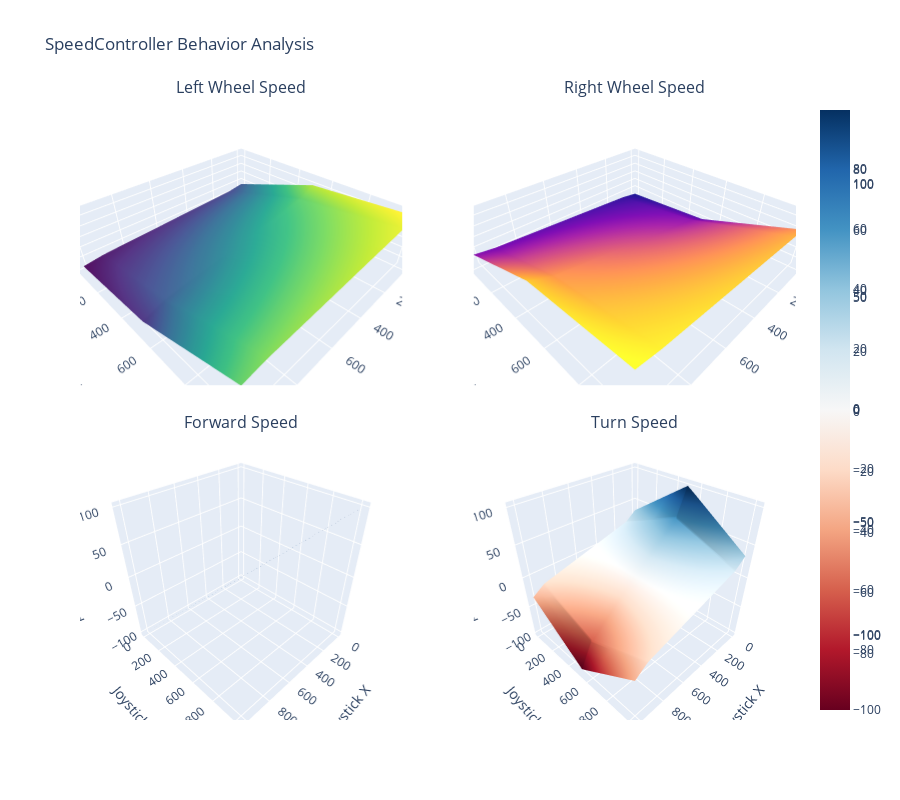

The cell this chart's notebook holds for it:
### Code cell
# Create 3D surface plots using Plotly
fig = make_subplots(
    rows=2, cols=2,
    specs=[[{'type': 'surface'}, {'type': 'surface'}],
           [{'type': 'surface'}, {'type': 'surface'}]],
    subplot_titles=('Left Wheel Speed', 'Right Wheel Speed', 'Forward Speed', 'Turn Speed'),
    vertical_spacing=0.08
)

# Left wheel speed surface
fig.add_trace(
    go.Surface(z=lw_speed_pivot.values, x=x_vals, y=y_vals, colorscale='Viridis', name='Left Wheel'),
    row=1, col=1
)

# Right wheel speed surface
fig.add_trace(
    go.Surface(z=rw_speed_pivot.values, x=x_vals, y=y_vals, colorscale='Plasma', name='Right Wheel'),
    row=1, col=2
)

# Forward speed surface
fig.add_trace(
    go.Surface(z=forward_speed_pivot.values, x=x_vals, y=y_vals, colorscale='Blues', name='Forward'),
    row=2, col=1
)

# Turn speed surface
fig.add_trace(
    go.Surface(z=turn_speed_pivot.values, x=x_vals, y=y_vals, colorscale='RdBu', name='Turn'),
    row=2, col=2
)

fig.update_layout(
    title='SpeedController Behavior Analysis',
    height=800,
    showlegend=False
)

# Update axis labels
for i in range(1, 3):
    for j in range(1, 3):
        fig.update_scenes(
            xaxis_title='Joystick X',
            yaxis_title='Joystick Y',
            zaxis_title='Speed',
            row=i, col=j
        )

fig.show()

### Figure 1 — Plotly figure (JSON) as saved in the notebook; plotly's stock layout.template omitted (floating-point values rounded to 4 significant figures; data arrays with more than 128 entries replaced by an {"elided": "..."} marker saying what was removed)
{"data": [{"colorscale": [[0, "#440154"], [0.1111, "#482878"], [0.2222, "#3e4989"], [0.3333, "#31688e"], [0.4444, "#26828e"], [0.5556, "#1f9e89"], [0.6667, "#35b779"], [0.7778, "#6ece58"], [0.8889, "#b5de2b"], [1, "#fde725"]], "name": "Left Wheel", "scene": "scene", "type": "surface", "x": [0, 51, 102, 153, 204, 255, 306, 357, 408, 459, 510, 561, 612, 663, 714, 765, 816, 867, 918, 969, 1020], "y": [0, 51, 102, 153, 204, 255, 306, 357, 408, 459, 510, 561, 612, 663, 714, 765, 816, 867, 918, 969, 1020], "z": {"elided": "21x21 float values"}}, {"colorscale": [[0, "#0d0887"], [0.1111, "#46039f"], [0.2222, "#7201a8"], [0.3333, "#9c179e"], [0.4444, "#bd3786"], [0.5556, "#d8576b"], [0.6667, "#ed7953"], [0.7778, "#fb9f3a"], [0.8889, "#fdca26"], [1, "#f0f921"]], "name": "Right Wheel", "scene": "scene2", "type": "surface", "x": [0, 51, 102, 153, 204, 255, 306, 357, 408, 459, 510, 561, 612, 663, 714, 765, 816, 867, 918, 969, 1020], "y": [0, 51, 102, 153, 204, 255, 306, 357, 408, 459, 510, 561, 612, 663, 714, 765, 816, 867, 918, 969, 1020], "z": {"elided": "21x21 float values"}}, {"colorscale": [[0, "rgb(247,251,255)"], [0.125, "rgb(222,235,247)"], [0.25, "rgb(198,219,239)"], [0.375, "rgb(158,202,225)"], [0.5, "rgb(107,174,214)"], [0.625, "rgb(66,146,198)"], [0.75, "rgb(33,113,181)"], [0.875, "rgb(8,81,156)"], [1, "rgb(8,48,107)"]], "name": "Forward", "scene": "scene3", "type": "surface", "x": [0, 51, 102, 153, 204, 255, 306, 357, 408, 459, 510, 561, 612, 663, 714, 765, 816, 867, 918, 969, 1020], "y": [0, 51, 102, 153, 204, 255, 306, 357, 408, 459, 510, 561, 612, 663, 714, 765, 816, 867, 918, 969, 1020], "z": {"elided": "21x21 float values"}}, {"colorscale": [[0, "rgb(103,0,31)"], [0.1, "rgb(178,24,43)"], [0.2, "rgb(214,96,77)"], [0.3, "rgb(244,165,130)"], [0.4, "rgb(253,219,199)"], [0.5, "rgb(247,247,247)"], [0.6, "rgb(209,229,240)"], [0.7, "rgb(146,197,222)"], [0.8, "rgb(67,147,195)"], [0.9, "rgb(33,102,172)"], [1, "rgb(5,48,97)"]], "name": "Turn", "scene": "scene4", "type": "surface", "x": [0, 51, 102, 153, 204, 255, 306, 357, 408, 459, 510, 561, 612, 663, 714, 765, 816, 867, 918, 969, 1020], "y": [0, 51, 102, 153, 204, 255, 306, 357, 408, 459, 510, 561, 612, 663, 714, 765, 816, 867, 918, 969, 1020], "z": {"elided": "21x21 float values"}}], "layout": {"annotations": [{"font": {"size": 16}, "showarrow": false, "text": "Left Wheel Speed", "x": 0.225, "xanchor": "center", "xref": "paper", "y": 1, "yanchor": "bottom", "yref": "paper"}, {"font": {"size": 16}, "showarrow": false, "text": "Right Wheel Speed", "x": 0.775, "xanchor": "center", "xref": "paper", "y": 1, "yanchor": "bottom", "yref": "paper"}, {"font": {"size": 16}, "showarrow": false, "text": "Forward Speed", "x": 0.225, "xanchor": "center", "xref": "paper", "y": 0.46, "yanchor": "bottom", "yref": "paper"}, {"font": {"size": 16}, "showarrow": false, "text": "Turn Speed", "x": 0.775, "xanchor": "center", "xref": "paper", "y": 0.46, "yanchor": "bottom", "yref": "paper"}], "height": 800, "scene": {"domain": {"x": [0, 0.45], "y": [0.54, 1]}, "xaxis": {"title": {"text": "Joystick X"}}, "yaxis": {"title": {"text": "Joystick Y"}}, "zaxis": {"title": {"text": "Speed"}}}, "scene2": {"domain": {"x": [0.55, 1], "y": [0.54, 1]}, "xaxis": {"title": {"text": "Joystick X"}}, "yaxis": {"title": {"text": "Joystick Y"}}, "zaxis": {"title": {"text": "Speed"}}}, "scene3": {"domain": {"x": [0, 0.45], "y": [0, 0.46]}, "xaxis": {"title": {"text": "Joystick X"}}, "yaxis": {"title": {"text": "Joystick Y"}}, "zaxis": {"title": {"text": "Speed"}}}, "scene4": {"domain": {"x": [0.55, 1], "y": [0, 0.46]}, "xaxis": {"title": {"text": "Joystick X"}}, "yaxis": {"title": {"text": "Joystick Y"}}, "zaxis": {"title": {"text": "Speed"}}}, "showlegend": false, "title": {"text": "SpeedController Behavior Analysis"}}}
